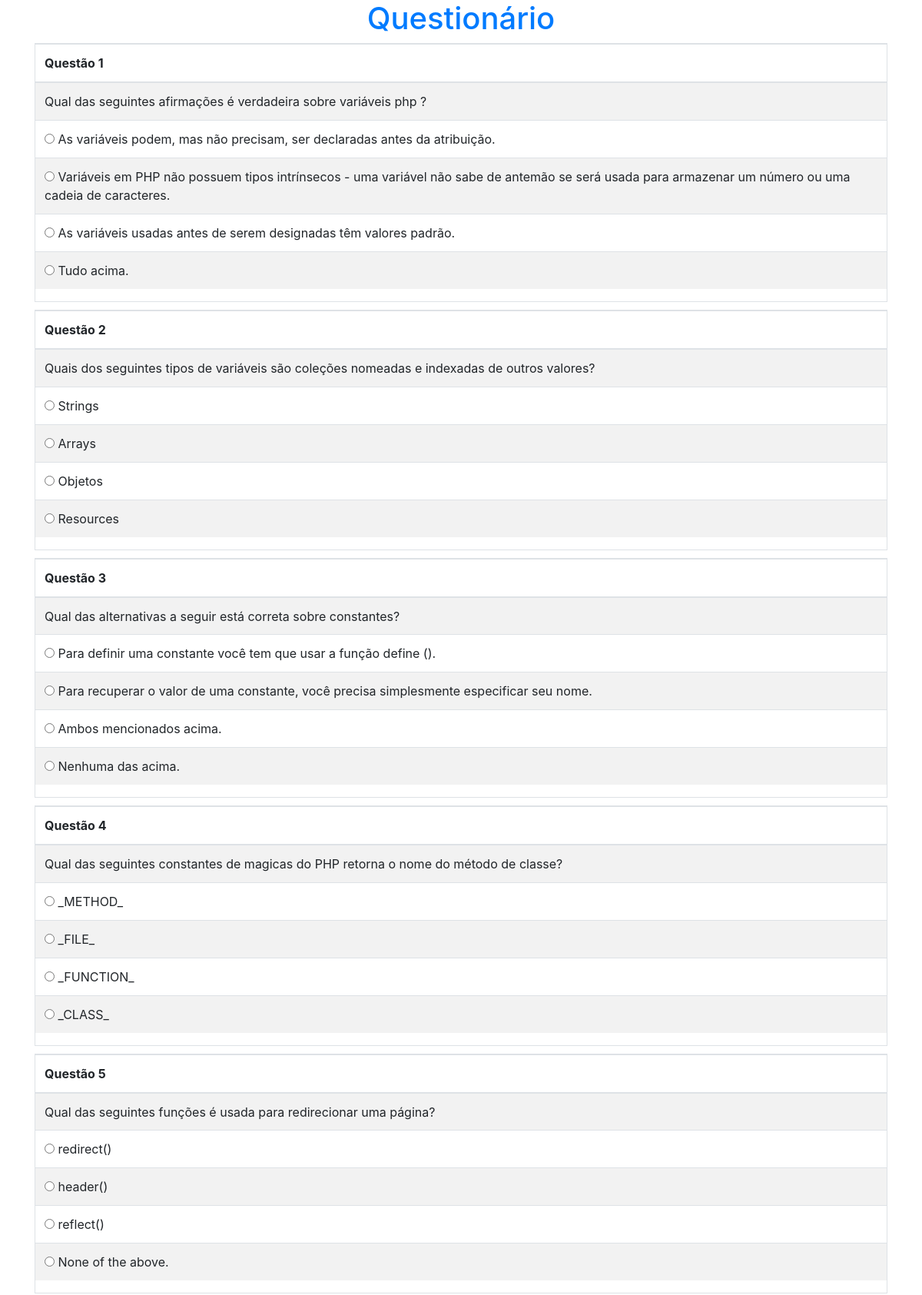
The page /questions.php?teste_num=2 (upper part) on the database its author committed.
### tables this page shows
CREATE TABLE `questions_2` (
  `question_id` int(11) NOT NULL AUTO_INCREMENT,
  `question_description` varchar(255) NOT NULL,
  PRIMARY KEY (`question_id`)
);

CREATE TABLE `answers_2` (
  `answer_id` int(11) NOT NULL AUTO_INCREMENT,
  `question_id` int(9) NOT NULL,
  `correct_answer` tinyint(4) NOT NULL DEFAULT '0',
  `answer_description` varchar(255) NOT NULL,
  PRIMARY KEY (`answer_id`)
);

### querys.php (called while the page is built, shortened)
<?php
if($_GET['teste_num'] == 1) {
    $tableAnswers = "answers_1";
    $tableQuestions = "questions_1";
} elseif($_GET['teste_num'] == 2){
    $tableAnswers = "answers_2";
    $tableQuestions = "questions_2";
}
$answersQuery = "SELECT * FROM {$tableAnswers}";
$answers = $connection->query($answersQuery);
$answers->execute();
$answers = $answers->fetchAll();
$questionsQuery = "SELECT * FROM {$tableQuestions}";
$questions = $connection->query($questionsQuery);
$questions->execute();
$questions = $questions->fetchAll();

### questions.php (the view, shortened to what this page needs)
<?php
require_once 'connection.php';
require_once 'querys.php';
?>
<!DOCTYPE html>
<html lang="pt-br">
<head>
    <?php require 'public/links_externos/links.php'; ?>
</head>
<body>
    <div class="container">
        <h1 class="text-center text-primary">Questionário</h1>
        <form action="<?php echo 'result_test.php?teste_num=' . $_GET['teste_num'] ?>" method="post">
            <?php foreach ($questions as $question) : ?>
                <fieldset class="border" style="margin-bottom:10px">
                    <table class="table table-hover table-striped">
                        <thead>
                            <th>Questão <?= $question['question_id'] ?></th>
                        </thead>
                        <tbody>
                            <tr>
                                <td><?= utf8_encode(nl2br($question['question_description'])) ?></td>
                            </tr>
                            <?php foreach ($answers as $k => $answer) : ?>
                                <tr>
                                    <?php if ($answer['question_id'] == $question['question_id']) : ?>
                                        <td>
                                            <input type="radio" name="<?= $question['question_id'] ?>" value="<?= $answer['answer_id'] ?>">
                                            <?= utf8_encode($answer['answer_description']) ?>
                                        </td>
                                    <?php endif ?>
                                </tr>
                            <?php endforeach ?>
                        </tbody>
                    </table>
                </fieldset>
            <?php endforeach; ?>
        </form>
    </div>
</body>
</html>

### rows shown on the page
questions_2: question_id "1", question_description "Qual das seguintes afirmações é verdadeira sobre variáveis php ?"
answers_2: answer_description "As variáveis podem, mas não precisam, ser declaradas antes da atribuição."
answers_2: answer_description "Variáveis em PHP não possuem tipos intrínsecos - uma variável não sabe de antemão se será usada para armazenar um número ou uma cadeia de caracteres."
answers_2: answer_description "As variáveis usadas antes de serem designadas têm valores padrão."
answers_2: answer_description "Tudo acima."
questions_2: question_id "2", question_description "Quais dos seguintes tipos de variáveis são coleções nomeadas e indexadas de outros valores?"
answers_2: answer_description "Strings"
answers_2: answer_description "Arrays"
answers_2: answer_description "Objetos"
answers_2: answer_description "Resources"
questions_2: question_id "3", question_description "Qual das alternativas a seguir está correta sobre constantes?"
answers_2: answer_description "Para definir uma constante você tem que usar a função define ()."
answers_2: answer_description "Para recuperar o valor de uma constante, você precisa simplesmente especificar seu nome."
answers_2: answer_description "Ambos mencionados acima."
answers_2: answer_description "Nenhuma das acima."
questions_2: question_id "4", question_description "Qual das seguintes constantes de magicas do PHP retorna o nome do método de classe?"
answers_2: answer_description "_METHOD_"
answers_2: answer_description "_FILE_"
answers_2: answer_description "_FUNCTION_"
answers_2: answer_description "_CLASS_"
questions_2: question_id "5", question_description "Qual das seguintes funções é usada para redirecionar uma página?"
answers_2: answer_description "redirect()"
answers_2: answer_description "header()"
answers_2: answer_description "reflect()"
answers_2: answer_description "None of the above."
